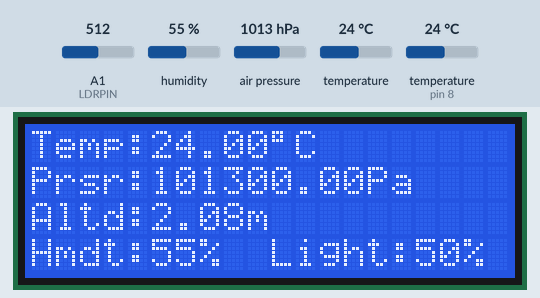
Recording of a sketch running on a simulated Arduino Uno, built with avr-gcc and run on an emulated ATmega328P. Parts: 20×4 character LCD. The test bench sets the inputs (shaded band); at power-on: air pressure 1013 hPa, A1 (LDRPIN) = 512, humidity 55 %, temperature 24 °C, temperature (sensor on pin 8) 24 °C. What the sketch prints to the serial monitor is not drawn.

Above: at 1.2 s.
1.3 s: air pressure set to 952 hPa
At 3.4 s:
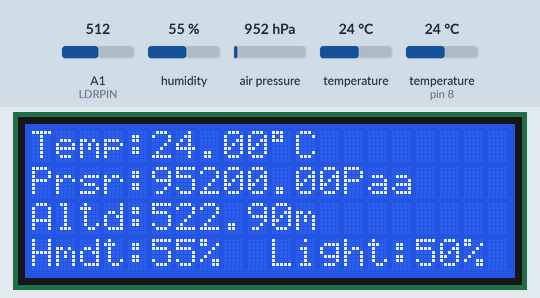
3.7 s: A1 (LDRPIN) set to 918
At 5.5 s:
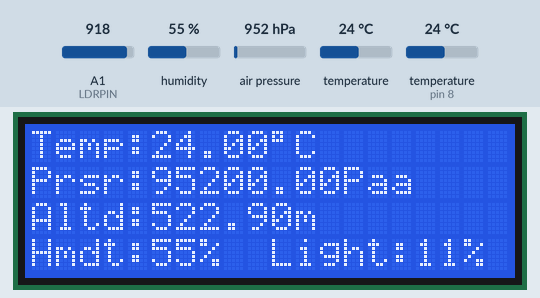
5.8 s: A1 (LDRPIN) set to 944
At 7.6 s:
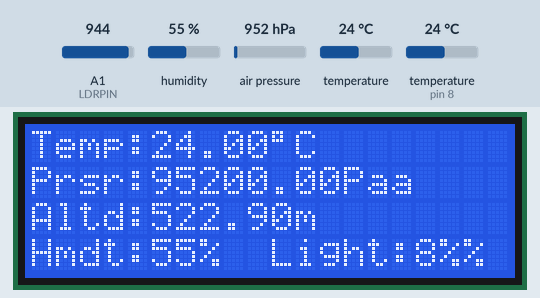
7.9 s: air pressure set to 1000 hPa
At 9.7 s:
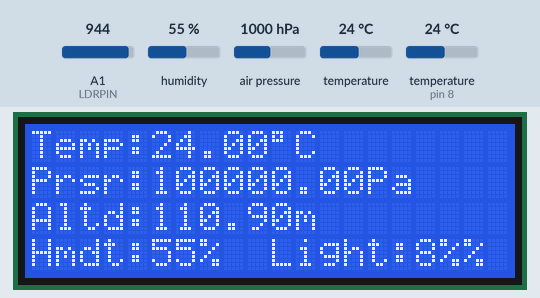
10.0 s: humidity set to 22 %
At 11.8 s:
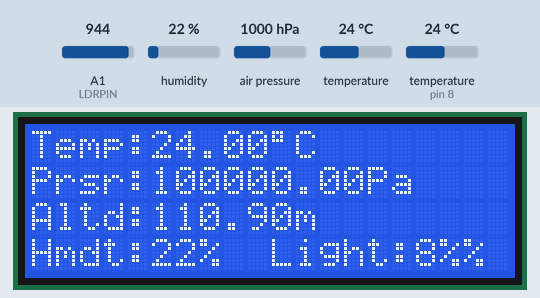
12.2 s: temperature (sensor 0) set to 12 °C
At 13.8 s:
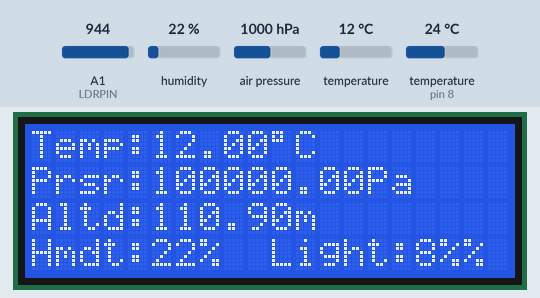
Timing chart, 0 to 15.3 s (numbered marks = the images above; inputs shaded):
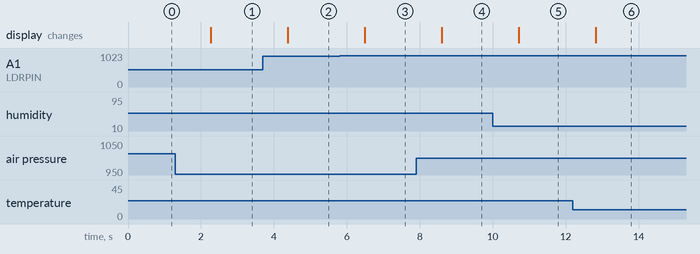

The sketch:

Weather_Station_G-5.ino
```cpp
#include <DHT.h>
#include <Wire.h>
#include <SPI.h>
#include <LiquidCrystal_I2C.h>
#include <Adafruit_BMP280.h>

#define DHTPIN 8
#define LDRPIN A1

LiquidCrystal_I2C lcd(0x3F, 20, 4);
Adafruit_BMP280 bmp;
DHT dht(DHTPIN, DHT11);

void setup() {
  Serial.begin(9600);

  lcd.init();
  lcd.backlight();

  lcd.setCursor(0,0);
  lcd.print("Temp:");

  lcd.setCursor(0,1);
  lcd.print("Prsr:");

  lcd.setCursor(0,2);
  lcd.print("Altd:");

  lcd.setCursor(0,3);
  lcd.print("Hmdt:");

  unsigned status=bmp.begin(0x76);
  bmp.setSampling(Adafruit_BMP280::MODE_NORMAL,     /* Operating Mode. */
                  Adafruit_BMP280::SAMPLING_X2,     /* Temp. oversampling */
                  Adafruit_BMP280::SAMPLING_X16,    /* Pressure oversampling */
                  Adafruit_BMP280::FILTER_X16,      /* Filtering. */
                  Adafruit_BMP280::STANDBY_MS_500); /* Standby time. */

  dht.begin();
}


void loop() {
    float temperature = bmp.readTemperature();
    float pressure = bmp.readPressure();
    float altitude = bmp.readAltitude();
    int humidity = dht.readHumidity();
    int sunlight = map(analogRead(LDRPIN), 0, 1023, 100, 0);


    double dp= pressure/100;
    double pw= 101.3*exp(-altitude/7900);
    double prediction= dp-pw;

    Serial.println("Temp"+String(temperature));
    Serial.println("Prsr"+String(pressure));
    Serial.println("Altd"+String(altitude));
    Serial.println("Hmdt"+String(humidity));
    Serial.println("Light"+String(sunlight));
    Serial.println("Prdt"+String(prediction));


    lcd.setCursor(5, 0);
    lcd.print(temperature);
    lcd.print("\337C");   //"\337" for degre symbol.

    lcd.setCursor(5, 1);
    lcd.print(pressure);
    lcd.print("Pa");

    lcd.setCursor(5, 2);
    lcd.print(altitude);
    lcd.print("m");

    lcd.setCursor(5, 3);
    lcd.print(humidity,1);
    lcd.print("%");

    lcd.setCursor(10, 3);
    lcd.print("Light:");
    lcd.print(sunlight);
    lcd.print("%");

    delay(1000);
}
```

Measured:
- the behaviour switches between 930 and 931 on A1 (LDRPIN) (found by bisection; images 2 and 3)
- after the input at 1.3 s, the display: changes after 0.96 s (image 1)
- after the input at 3.7 s, the display: changes after 0.68 s (image 2)
- after the input at 5.8 s, the display: changes after 0.69 s (image 3)
- after the input at 7.9 s, the display: changes after 0.70 s (image 4)
- after the input at 10.0 s, the display: changes after 0.71 s (image 5)
- after the input at 12.2 s, the display: changes after 0.62 s (image 6)
